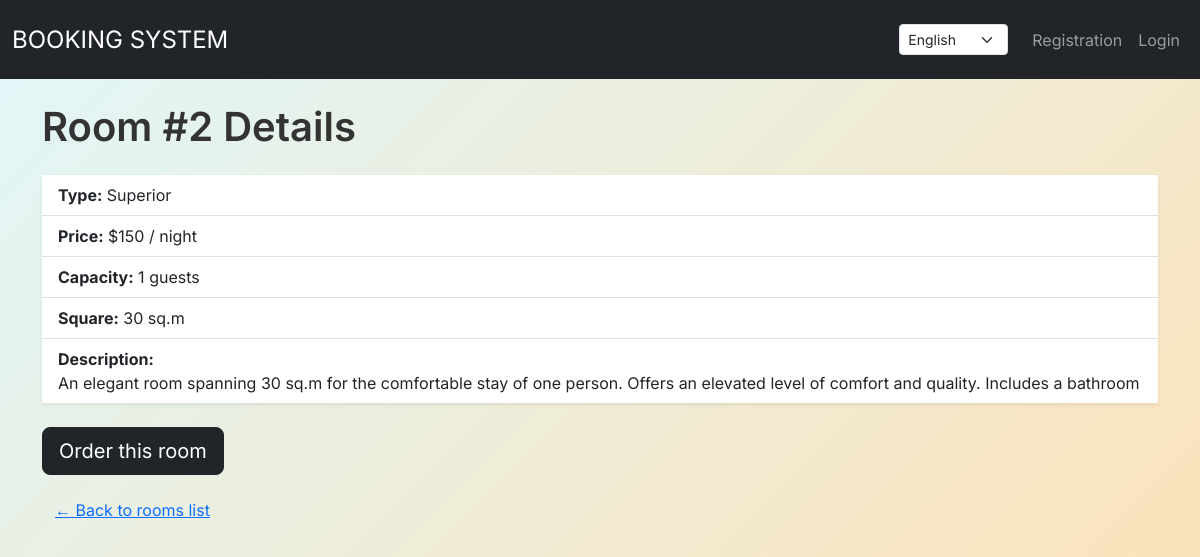
Page /en/room-detail/2/ on the committed database.
### my_app/models.py (models this page shows, shortened)
class Room(models.Model):
    number = models.IntegerField()
    price = models.IntegerField()
    capacity = models.IntegerField(default=2)
    square = models.IntegerField(default=20)
    room_type = models.CharField(max_length=256, default="standart")
    description = models.TextField(default="")
    class Meta:
        verbose_name = "Room"
        verbose_name_plural = "Rooms"
        ordering = ["number"]

### my_app/views.py (the view)
# urls.py: path("room-detail/<int:r_id>/", views.room_detail, name = "room-detail"),
def room_detail(request, r_id):
    room = get_object_or_404(Room, id=r_id)
    context = {
        "room": room,
        "room_id_for_url": r_id,
    }
    return render(
        request=request, template_name="booking/room-detail.html", context=context
    )

### templates/booking/room-detail.html
{% extends "base.html" %}
{% load i18n %} {% block content %}
    <h1 class="mb-4">{% translate "Room" %} #{{ room.number }} {% translate "Details" %}</h1>
    <ul class="list-group list-group-flush mb-4 shadow-sm bg-white">
        <li class="list-group-item"><strong>{% translate "Type" %}:</strong> {{ room.room_type }}</li>
        <li class="list-group-item"><strong>{% translate "Price" %}:</strong> ${{ room.price }} / {% translate "night" %}</li>
        <li class="list-group-item"><strong>{% translate "Capacity" %}:</strong> {{ room.capacity }} {% translate "guests" %}</li>
        <li class="list-group-item"><strong>{% translate "Square" %}:</strong> {{ room.square }} {% translate "sq.m" %}</li>
        <li class="list-group-item"><strong>{% translate "Description" %}:</strong> <br>{{ room.description }}</li>
    </ul>
    <a href="{% url 'order-form' room.id %}" class="btn btn-dark btn-lg mb-3">
        {% translate "Order this room" %}
    </a>
<p><a href="{% url 'rooms-list' %}" class="btn btn-link ">← {% translate "Back to rooms list" %}</a></p>
{% endblock %}

### static/css/my_styles.css (style rules this page uses)
html { background: linear-gradient(135deg, #e0f7fa 0%, #ffe0b2 100%); background-attachment: fixed; height: 100%; margin: 0; }
body { color: #333; font-family: 'Inter', sans-serif; height: 100%; margin: 0; background: transparent; }
h1, h2, h3, h4, h5, h6 { font-weight: 600; }

### rows in the picture
Room: number "2", room_type "Superior", price "150", capacity "1", square "30", description "An elegant room spanning 30 sq.m for the comfortable stay of one person. Offers an elevated level of comfort and quality. Includes a bathroom"

### other values in the picture
form field language "English"
